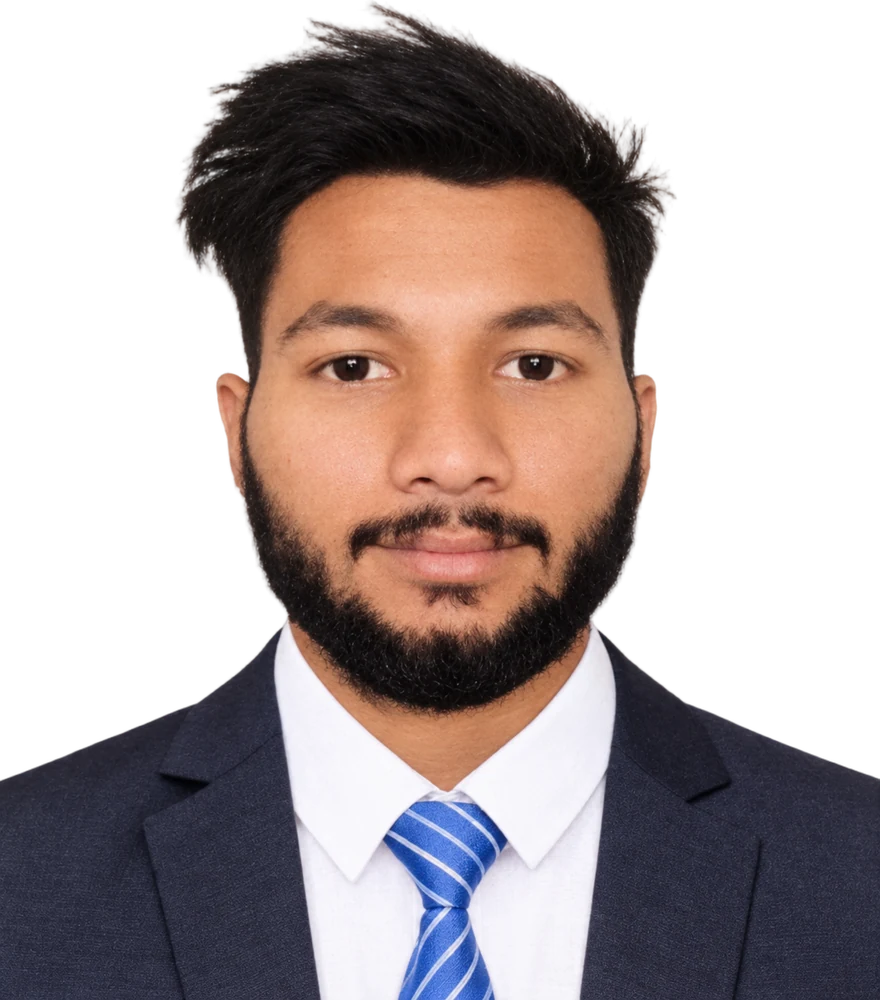
#> input picture src/assets/portrait-cutout.webp, 880 x 1000 px
$ python -i generate-avatar-video.py   (imports and definitions only)
#> lines starting #> are read from the running program, lines starting #| are printed output that depends on the picture
"""Render the hero's talking avatar from the portrait and the intro voice.

Uses SadTalker (https://github.com/OpenTalker/SadTalker, Apache-2.0) locally.
Run generate-intro-audio.py first so scripts/build/intro.wav exists.

    python scripts/generate-avatar-video.py --sadtalker C:/path/to/SadTalker --python C:/path/to/sadtalker/venv/python.exe \
        --portrait path/to/portrait.png

Writes src/assets/avatar/portrait.webp (the untouched photo, shown while idle) and intro.mp4 (speaking, with audio).
Needs ffmpeg on PATH.
"""
import argparse
import glob
import os
import pathlib
import subprocess
import tempfile

from PIL import Image

ROOT = pathlib.Path(__file__).resolve().parent.parent
BUILD = ROOT / "scripts/build"
ASSETS = ROOT / "src/assets/avatar"
W, H = 720, 900  # 4:5 frame used by the hero


def frame_portrait(src, dst):
    """Centre-crop to 4:5 and resize; the face itself is never altered."""
#> called with src = '../src/assets/portrait-cutout.webp', dst = 'out.png'
    im = Image.open(src).convert("RGB")
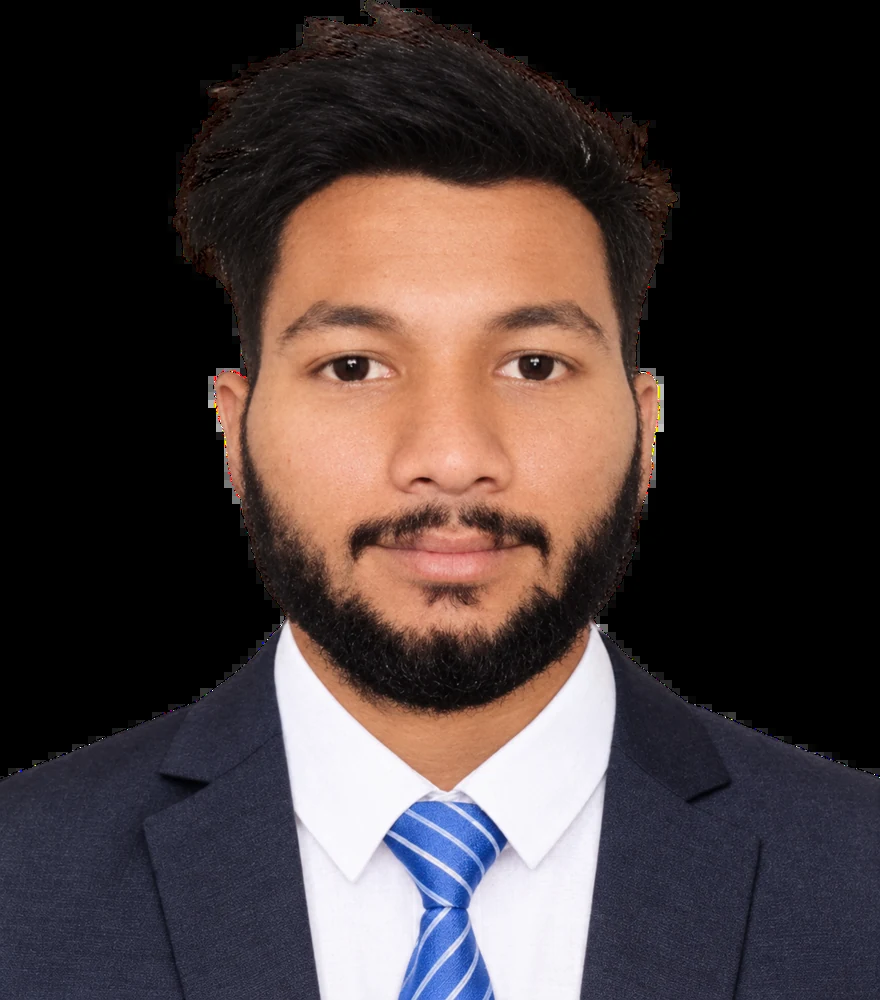
#> im: PIL image 880x1000 RGB; mean R, G, B 69.9, 57.9, 56.9
    target = W / H
    if im.width / im.height > target:
        nw = round(im.height * target)
#> nw = 800
        im = im.crop(((im.width - nw) // 2, 0, (im.width - nw) // 2 + nw, im.height))
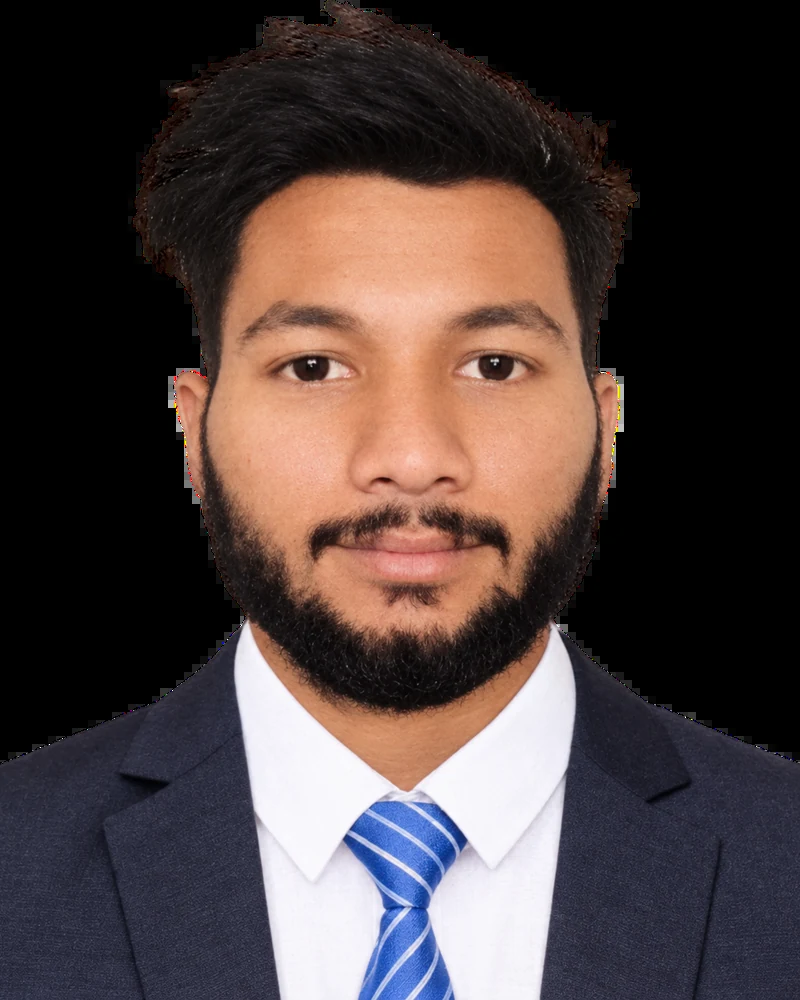
#> im: PIL image 800x1000 RGB; mean R, G, B 75.8, 62.6, 61.1
    else:
        nh = round(im.width / target)
        im = im.crop((0, 0, im.width, nh))
    im = im.resize((W, H), Image.LANCZOS)
#> im: PIL image 720x900 RGB
    im.save(dst)
    return im


# [16 lines left out: function sadtalker, not called in this run]


def ffmpeg(*a):
    subprocess.run(["ffmpeg", "-y", "-loglevel", "error", *a], check=True)


# [26 lines left out: function main, not called in this run]


# [2 lines not run here, left out]

>>> result = frame_portrait('../src/assets/portrait-cutout.webp', 'out.png')
